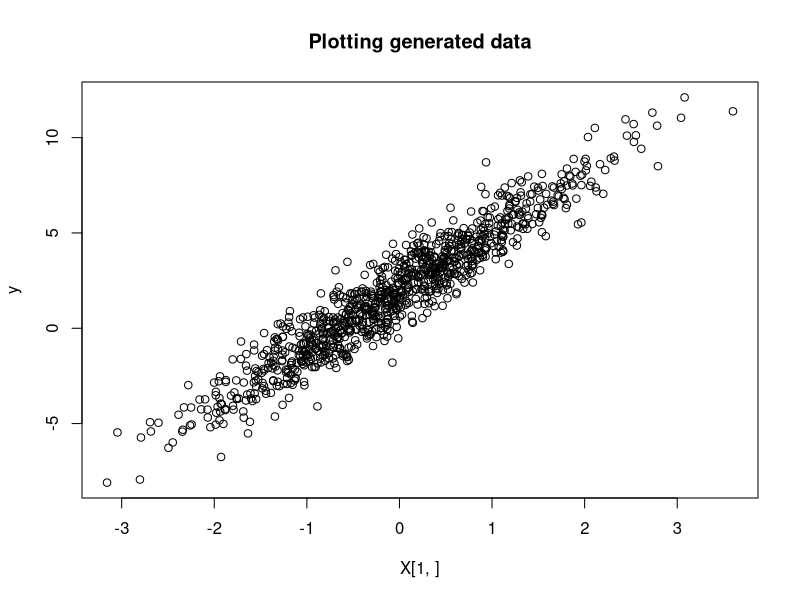
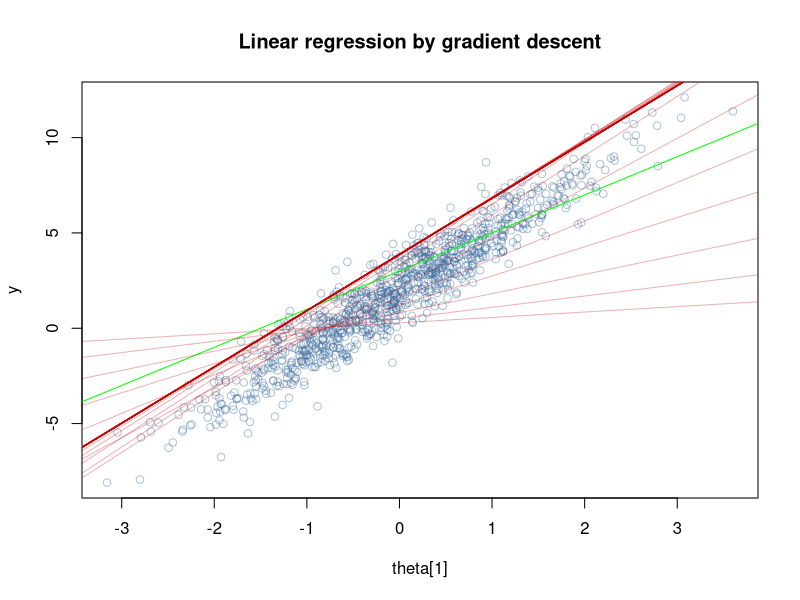
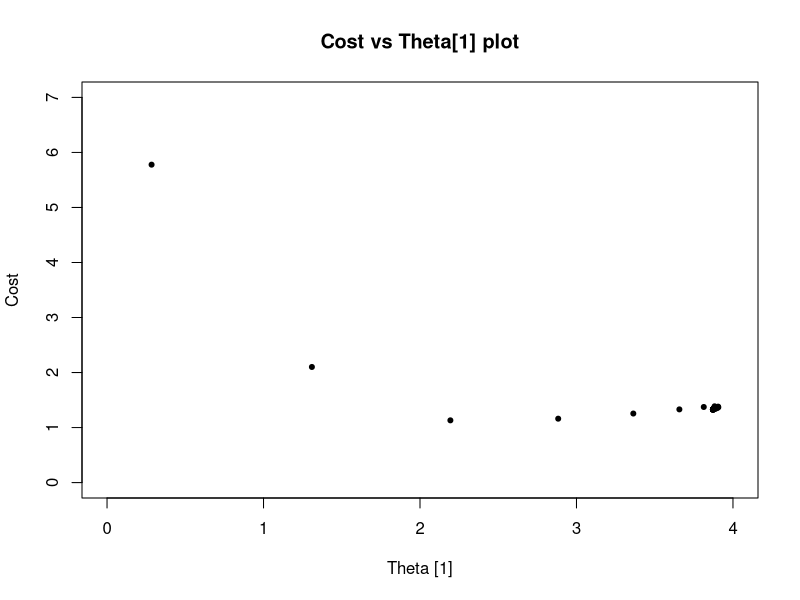
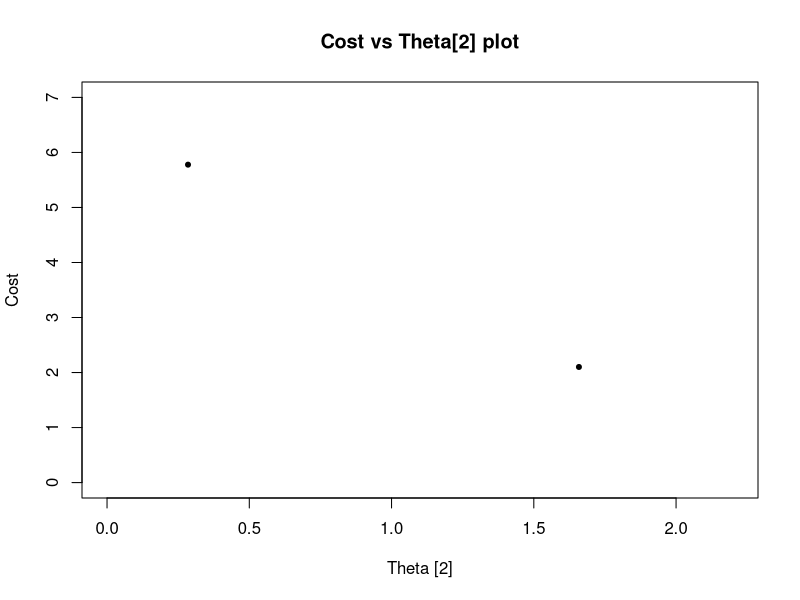

These charts were generated, in order, by the following R code:
##################
# GENERATING DATA 
##################
N <- 1000 #sample size
X <- rbind(matrix(rnorm(N,mean=0, sd=1), nrow=1, ncol=N), c(rep(1,N))) #x = N*2 matrix - first value is randomly sampled from N(0,1), second value is 1 (intercept)
theta.star = matrix(c(3,2)) #true weights 
y <- rnorm(N, mean= t(theta.star) %*% X, sd=1) #generated output with gaussian noise

plot(X[1,],y, main='Plotting generated data')


##################
# COST FUNCTION
##################
# squared error cost function
cost <- function(X, y, theta) {
  sum( (t(theta) %*% X - y)^2 ) / (2*length(y))
}
#cost <- function(X,y, theta){
#    sum((theta[1]*X + theta[2] - y)^2)/(2*length(y))
#}
cost(X,y, theta.star)

##################
# HYPERPARAMETERS 
##################
num_iters <- 500 #number of iterations
alpha <- 0.01 #learning rate
gamma <- 0.02 #momentum coefficient

##################
# VANILLA GRADIENT DESCENT
##################
vgd_update <- function(X, y, theta, alpha) {
    error <- ( t(theta) %*% X - y)
    delta <- X %*% t(error) / length(y)
    alpha* delta
}  

theta <- matrix(c(0,0), nrow=2) #initializing
cost_history <- double(num_iters)
theta_history <- list(num_iters)

start <- Sys.time()
for (i in 1:num_iters) {
    theta <- theta - vgd_update(X,y,theta,alpha)
    cost_history[i] <- cost(X, y, theta)
    theta_history[[i]] <- theta
}
end <- Sys.time()

vgd_time <- end - start
vgd_cost <- cost(X,y,theta)
print(vgd_time)
print(theta)
print(vgd_cost)

##################
# MOMENTUM
##################
momentum_update <- function(X, y, theta, alpha, gamma, prev_upd) {
    error <- ( t(theta) %*% X - y)
    delta <- X %*% t(error) / length(y)
    alpha*delta + gamma*prev_upd
}  

theta <- matrix(c(0,0), nrow=2) #initializing
start <- Sys.time()
prev_upd <- 0
for (i in 1:num_iters) {
    prev_upd <- momentum_update(X,y,theta,alpha, gamma, prev_upd)
    theta <- theta - prev_upd
    cost_history[i] <- cost(X, y, theta)
    theta_history[[i]] <- theta
}
end <- Sys.time()

momentum_time <- end - start
momentum_cost <- cost(X,y,theta)
print(momentum_time)
print(theta)
print(momentum_cost)

##################
# NAG- NESTEROV ACCELERATED GRADIENT
##################
nag_update <- function(X, y, theta, alpha, gamma, prev_upd) {
    error <- ( t(theta- gamma*prev_upd) %*% X - y)
    delta <- X %*% t(error) / length(y)
    alpha*delta + gamma*prev_upd
}  

theta <- matrix(c(0,0), nrow=2) #initializing
cost_history <- double(num_iters)
theta_history <- list(num_iters)

start <- Sys.time()
prev_upd <- 0
for (i in 1:num_iters) {
    prev_upd <- nag_update(X,y,theta,alpha, gamma, prev_upd)
    theta <- theta - prev_upd
    cost_history[i] <- cost(X, y, theta)
    theta_history[[i]] <- theta
}
end <- Sys.time()

nag_time <- end - start
nag_cost <- cost(X,y,theta)
print(nag_time)
print(theta)
print(nag_cost)

##################
# ADAGRAD
##################

theta <- matrix(c(0,0), nrow=2) #initializing
G <- c(rep(0,dim(X)[1]))
epsilon <- 1
cost_history <- double(num_iters)
theta_history <- list(num_iters)

start <- Sys.time()
for (i in 1:num_iters) {
    error <- (t(theta) %*% X - y)
    delta <- X %*% t(error) / length(y)
    update <- matrix(c(rep(0,dim(X)[1])),nrow=dim(X)[1])
    for(j in 1:length(delta)){
        update[j] <- alpha*delta[j]/(sqrt(G[j]+epsilon))
        G[j] <- G[j] + (delta[j])^2
    }
    theta <- theta - update
    cost_history[i] <- cost(X, y, theta)
    theta_history[[i]] <- theta
}
end <- Sys.time()

adagrad_time <- end - start
adagrad_cost <- cost(X,y,theta)
print(adagrad_time)
print(theta)
print(adagrad_cost)


##################
# RMSPROP
##################

theta <- matrix(c(0,0), nrow=2) #initializing
G <- c(rep(0,dim(X)[1]))
epsilon <- 1
gamma <- 0.9
cost_history <- double(num_iters)
theta_history <- list(num_iters)

start <- Sys.time()
for (i in 1:num_iters) {
    error <- (t(theta) %*% X - y)
    delta <- X %*% t(error) / length(y)
    update <- matrix(c(rep(0,dim(X)[1])),nrow=dim(X)[1])
    for(j in 1:length(delta)){
        update[j] <- alpha*delta[j]/(sqrt(G[j]+epsilon))
        G[j] <- gamma*G[j] + (1-gamma)*(delta[j])^2
    }
    theta <- theta - update
    cost_history[i] <- cost(X, y, theta)
    theta_history[[i]] <- theta
    #print(G)
}
end <- Sys.time()

rmsprop_time <- end - start
rmsprop_cost <- cost(X,y,theta)
print(rmsprop_time)
print(theta)
print(rmsprop_cost)

##################
# ADAM
##################

theta <- matrix(c(0,0), nrow=2) #initializing
v <- c(rep(0,dim(X)[1]))
m <- c(rep(0,dim(X)[1]))
epsilon <- 1
beta1 <- 0.9
beta2 <- 0.999
cost_history <- double(num_iters)
theta_history <- list(num_iters)

start <- Sys.time()
for (i in 1:num_iters) {
    error <- (t(theta) %*% X - y)
    delta <- X %*% t(error) / length(y)
    update <- matrix(c(rep(0,dim(X)[1])),nrow=dim(X)[1])
    for(j in 1:length(delta)){
        update[j] <- alpha*m[j]/(sqrt(v[j]+epsilon))
        v[j] <- beta2*v[j] + (1-beta2)*(delta[j])^2
        m[j] <- beta1*m[j] + (1-beta1)*(delta[j])
    }
    theta <- theta - update
    cost_history[i] <- cost(X, y, theta)
    theta_history[[i]] <- theta
    #print(G)
}
end <- Sys.time()

adam_time <- end - start
adam_cost <- cost(X,y,theta)
print(adam_time)
print(theta)
print(adam_cost)

##################
# ADAM - BIAS CORRECTED
##################

theta <- matrix(c(0,0), nrow=2) #initializing
v <- c(rep(0,dim(X)[1]))
m <- c(rep(0,dim(X)[1]))
epsilon <- 1
beta1 <- 0.9
beta2 <- 0.999
cost_history <- double(num_iters)
theta_history <- list(num_iters)

start <- Sys.time()
for (i in 1:num_iters) {
    error <- (t(theta) %*% X - y)
    delta <- X %*% t(error) / length(y)
    update <- matrix(c(rep(0,dim(X)[1])),nrow=dim(X)[1])
    for(j in 1:length(delta)){
        update[j] <- alpha*(m[j]/1-beta1)/(sqrt((v[j]/1-beta2)+epsilon))
        v[j] <- beta2*v[j] + (1-beta2)*(delta[j])^2
        m[j] <- beta1*m[j] + (1-beta1)*(delta[j])
    }
    theta <- theta - update
    cost_history[i] <- cost(X, y, theta)
    theta_history[[i]] <- theta
    #print(G)
}
end <- Sys.time()

biascorradam_time <- end - start
biascorradam_cost <- cost(X,y,theta)
print(biascorradam_time)
print(theta)
print(biascorradam_cost)


##################
# COMPILED RESULTS
##################
print(paste("Vanilla GD Time: ",vgd_time))
print(paste("Momentum GD Time: ",momentum_time))
print(paste("NAG GD Time: ",nag_time))
print(paste("Adagrad GD Time: ",adagrad_time))
print(paste("RMSProp GD Time: ",rmsprop_time))
print(paste("Adam GD Time: ",adam_time))
print(paste("Bias-Corrected Adam GD Time: ",biascorradam_time))

print(paste("Actual Cost: ",cost(X,y, theta.star)))
print(paste("Vanilla GD Cost: ",vgd_cost))
print(paste("Momentum GD Cost: ",momentum_cost))
print(paste("NAG GD Cost: ",nag_cost))
print(paste("Adagrad GD Cost: ",adagrad_cost))
print(paste("RMSProp GD Cost: ",rmsprop_cost))
print(paste("Adam GD Cost: ",adam_cost))
print(paste("Bias-Corrected Adam GD Cost: ",biascorradam_cost))

##################
# PLOTS
##################
plot(X[1,],y, col=rgb(0.2,0.4,0.6,0.4),xlab="theta[1]", ylab="y", main='Linear regression by gradient descent')
abline(coef=theta, col='blue')
abline(coef=theta.star, col='green')

for (i in c(1,3,6,10,14,seq(20,num_iters,by=10))) {
  abline(coef=theta_history[[i]], col=rgb(0.8,0,0,0.3))
  Sys.sleep(0.1)
}

# PLOT: Cost vs Theta[1]
plot(x=NA, y=NA, xlim=c(0,4), ylim=c(0,7), xlab="Theta [1]", ylab="Cost", main="Cost vs Theta[1] plot")
for (i in c(seq(1,num_iters,by=10))) {
    points(x=theta_history[[i]][1], y=cost_history[i], pch=20)
    Sys.sleep(0.1)
}

# PLOT: Cost vs Theta[2]
plot(x=NA, y=NA, xlim=c(0,2.2), ylim=c(0,7), xlab="Theta [2]", ylab="Cost", main="Cost vs Theta[2] plot")
for (i in c(seq(1,num_iters,by=10))) {
    points(x=theta_history[[i]][2], y=cost_history[i], pch=20)
    Sys.sleep(0.1)
}
